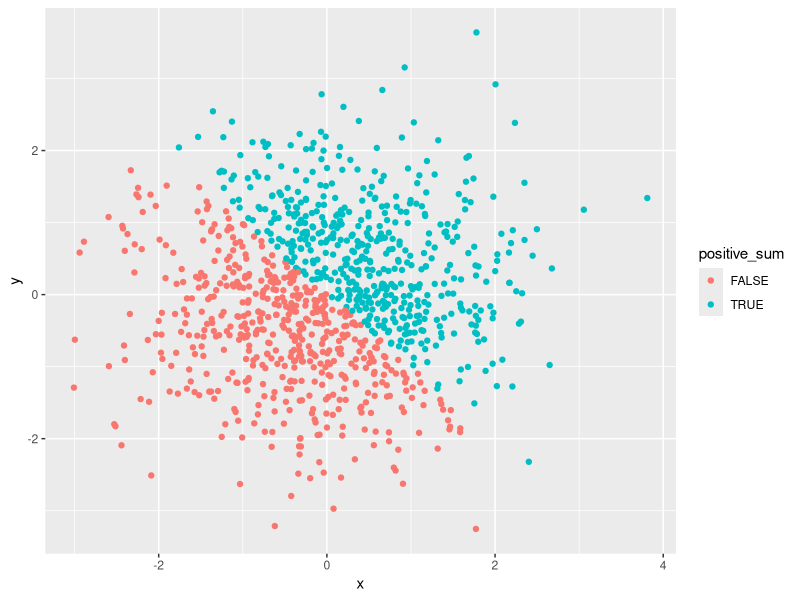
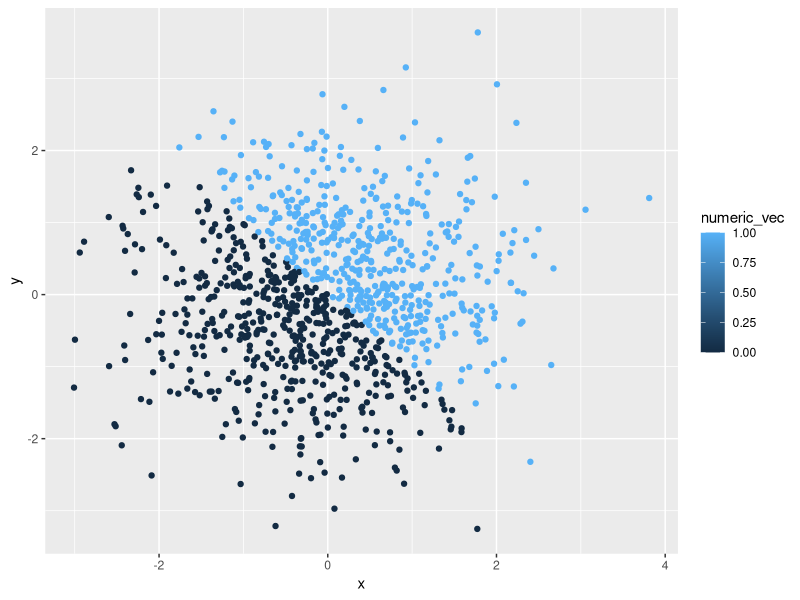
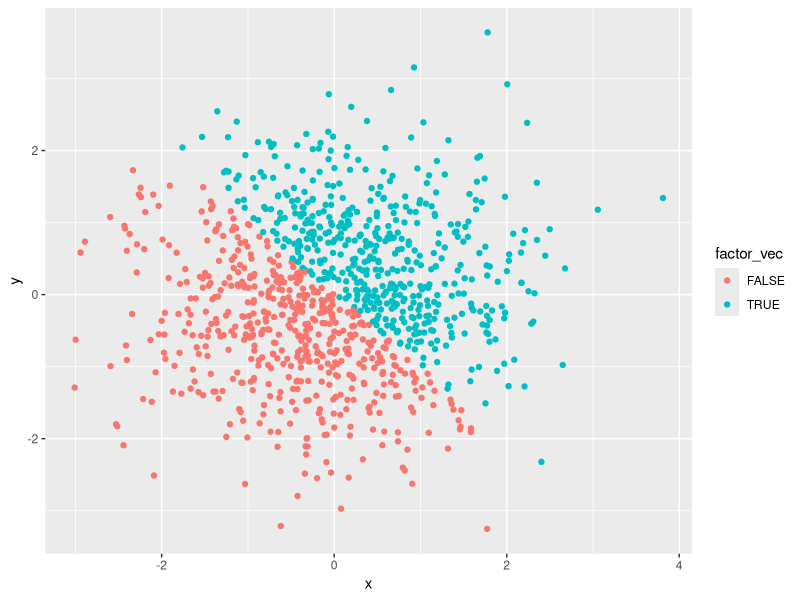

Write the R code that produced these figures, in order.
## ---- chunk 1
library(tidyverse)
## ---- chunk 2
set.seed(1)
data_frame = tibble(
  vec_numeric = runif(10, 0, 5),
  vec_logical = vec_numeric > 2,
  vec_char = c("a", "b", "c", "d", "e", "aa", "bb", "ccc", "dd", "ee"),
  vec_factor = factor(c("M", "F", "F", "M", "M", "M", "F", "F", "F", "M"))
)

#check the data frame
data_frame
## ---- chunk 3
mean(data_frame$vec_numeric)
mean(data_frame$vec_logical)
## ---- chunk 4
mean(data_frame$vec_char)
mean(data_frame$vec_factor)
## ---- chunk 5
as.numeric(as.factor(data_frame$vec_char))
as.character(data_frame$vec_factor)
as.numeric(as.character(data_frame$vec_factor))
## ---- chunk 6
factor_vec_labeled = factor(rep(c(0, 1), 5), levels = c(0, 1), labels = c("male","female"))
as.character(factor_vec_labeled)
as.numeric(as.character(factor_vec_labeled))
## ---- chunk 7
rm(list=ls())
## ---- chunk 8
set.seed(1)
x = rnorm(1000) 
y = rnorm(1000)
positive_sum = x + y > 0
numeric_vec = as.numeric(positive_sum)
factor_vec = as.factor(positive_sum)

#combine the 5 vectors above into data frame
data_frame = tibble(x, y, positive_sum, numeric_vec, factor_vec)
head(data_frame)
## ---- chunk 9
ggplot(data_frame, aes(x = x, y = y, color = positive_sum)) + geom_point()
ggsave("scatter_plot.pdf", height = 4, width = 6)
## ---- chunk 10
ggplot(data_frame, aes(x = x, y = y, color = numeric_vec)) + geom_point()
ggplot(data_frame, aes(x = x, y = y, color = factor_vec)) + geom_point()
